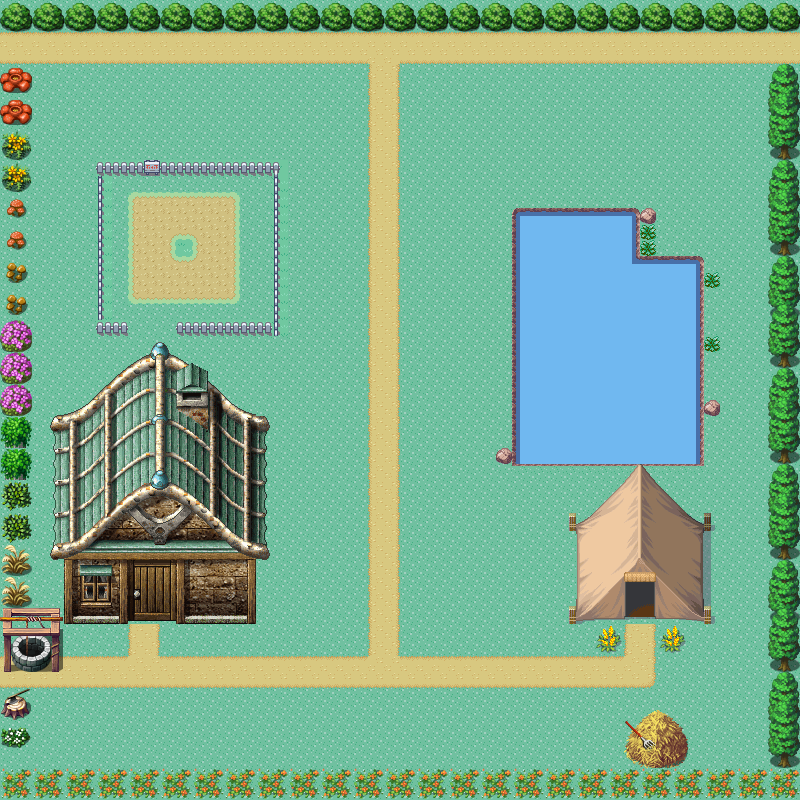

Below is a game level as drawn by its tile map, then a one-line description and the .tmx that defines it (tile-layer data replaced by summaries):
An orthogonal 50x50 tile map with 16x16 px tiles, 3 tile layers (meto, meto1, meto2), 7 tilesets and 47 objects (36x blocker, 4x start point, 2x sprite, home, rocks, ...).

<map version="1.0" tiledversion="1.1.4" orientation="orthogonal" renderorder="right-down" width="50" height="50" tilewidth="16" tileheight="16" infinite="0" nextobjectid="117">
 <tileset firstgid="1" name="外部草地1" tilewidth="16" tileheight="16" tilecount="576" columns="16">
  <image source="../images/外部草地1.png" width="256" height="576" />
 </tileset>
 <tileset firstgid="577" name="pic2197_VX" tilewidth="16" tileheight="16" tilecount="1024" columns="32">
  <image source="../images/pic2197_VX.png" width="512" height="512" />
 </tileset>
 <tileset firstgid="1601" name="pic451_户外地图" tilewidth="16" tileheight="16" tilecount="2528" columns="16">
  <image source="../images/pic451_户外地图.png" width="256" height="2528" />
 </tileset>
 <tileset firstgid="4129" name="外部1" tilewidth="16" tileheight="16" tilecount="2016" columns="48">
  <image source="../images/外部1.png" width="768" height="674" />
 </tileset>
 <tileset firstgid="6145" name="外部草地2" tilewidth="16" tileheight="16" tilecount="10480" columns="131">
  <image source="../images/外部草地2.png" width="2100" height="1280" />
 </tileset>
 <tileset firstgid="16625" name="pic2197_VX" tilewidth="16" tileheight="16" tilecount="1024" columns="32">
  <image source="../images/pic2197_VX.png" width="512" height="512" />
 </tileset>
 <tileset firstgid="17649" name="外部草地2" tilewidth="16" tileheight="16" tilecount="10480" columns="131">
  <image source="../images/外部草地2.png" width="2100" height="1280" />
 </tileset>
 <layer name="meto" width="50" height="50">
  <data>[2500 cells, 2500 non-empty, 169 distinct tile ids]</data>
 </layer>
 <layer name="meto1" width="50" height="50">
  <data>[2500 cells, 553 non-empty, 446 distinct tile ids]</data>
 </layer>
 <layer name="meto2" width="50" height="50">
  <data>[2500 cells, 260 non-empty, 20 distinct tile ids]</data>
 </layer>
 <objectgroup name="object">
  <object id="42" name="blocker" x="0" y="768" width="799" height="32" />
  <object id="43" name="blocker" x="770" y="64" width="29" height="704" />
  <object id="45" name="blocker" x="0" y="64" width="30.6667" height="704" />
  <object id="46" name="blocker" x="-82.5" y="-1" width="882" height="32" />
  <object id="48" name="blocker" x="568.333" y="511" width="23.6667" height="20.6667" />
  <object id="49" name="blocker" x="688" y="512" width="23" height="19.1667" />
  <object id="50" name="blocker" x="688.727" y="605.333" width="22.8788" height="18.1667" />
  <object id="51" name="blocker" x="568" y="605" width="24" height="18.5" />
  <object id="53" name="blocker" x="592" y="608" width="29" height="15.5" />
  <object id="55" name="blocker" x="576" y="545.5" width="16" height="44" />
  <object id="57" name="blocker" x="688" y="544" width="16" height="44" />
  <object id="60" name="blocker" x="592.5" y="512" width="95" height="16" />
  <object id="63" name="blocker" x="660.333" y="608" width="27.6667" height="15.5" />
  <object id="64" name="blocker" x="624" y="736.5" width="64" height="31" />
  <object id="65" name="blocker" x="32.5" y="608" width="31" height="64" />
  <object id="66" name="blocker" x="64" y="607.5" width="62" height="15.5" />
  <object id="68" name="blocker" x="176" y="608" width="79.5" height="15.5" />
  <object id="69" name="blocker" x="65.5" y="415.5" width="15.5" height="193.5" />
  <object id="70" name="blocker" x="238.75" y="415.75" width="17.5" height="192.5" />
  <object id="71" name="blocker" x="80.5" y="415.5" width="159.5" height="16.5" />
  <object id="75" name="start point" x="624" y="623.333" width="31.3333" height="32.6667">
   <properties>
    <property name="__name__" value="start_point_1" />
    <property name="state" value="rest_down" />
   </properties>
  </object>
  <object id="76" name="door" type="home" x="622.054" y="590" width="37.058" height="33.3333">
   <properties>
    <property name="start" value="start_point_1" />
    <property name="state" value="up" />
    <property name="world" value="town" />
   </properties>
  </object>
  <object id="83" name="door" type="rocks" x="800.304" y="31" width="29.3913" height="33.3333">
   <properties>
    <property name="start" value="start_point_3" />
    <property name="state" value="right" />
    <property name="world" value="town" />
   </properties>
  </object>
  <object id="84" name="door" type="forest" x="-29.1957" y="32.3333" width="29.3913" height="31.3333">
   <properties>
    <property name="start" value="start_point_2" />
    <property name="state" value="left" />
    <property name="world" value="town" />
   </properties>
  </object>
  <object id="85" name="start point" x="0.33335" y="31.6667" width="31.3333" height="32.6667">
   <properties>
    <property name="__name__" value="start_point_2" />
    <property name="state" value="rest_right" />
   </properties>
  </object>
  <object id="86" name="start point" x="768.333" y="31.6667" width="31.3333" height="32.6667">
   <properties>
    <property name="__name__" value="start_point_3" />
    <property name="state" value="rest_left" />
   </properties>
  </object>
  <object id="87" name="door" type="bighouse" x="129.304" y="588.333" width="46.3913" height="33.3333">
   <properties>
    <property name="start" value="start_point_4" />
    <property name="state" value="up" />
    <property name="world" value="town" />
   </properties>
  </object>
  <object id="88" name="start point" x="128.833" y="623.167" width="31.3333" height="32.6667">
   <properties>
    <property name="__name__" value="start_point_4" />
    <property name="state" value="rest_down" />
   </properties>
  </object>
  <object id="89" name="blocker" x="95.5" y="160" width="16.5" height="174.25" />
  <object id="90" name="blocker" x="272" y="160" width="13.6667" height="175" />
  <object id="92" name="blocker" x="111.5" y="159.5" width="161" height="16" />
  <object id="93" name="blocker" x="176.417" y="320.5" width="94.5833" height="14.5" />
  <object id="94" name="blocker" x="112" y="319.5" width="10.75" height="15" />
  <object id="95" name="blocker" x="512" y="208" width="16" height="256.667" />
  <object id="96" name="blocker" x="688" y="256.667" width="16" height="208" />
  <object id="97" name="blocker" x="640" y="208.667" width="16" height="47.3337" />
  <object id="98" name="blocker" x="528" y="206.667" width="112.667" height="16.6667" />
  <object id="99" name="blocker" x="528" y="448" width="159.334" height="16.6667" />
  <object id="100" name="blocker" x="496" y="448" width="16" height="16" />
  <object id="101" name="blocker" x="704" y="400" width="16" height="16" />
  <object id="102" name="blocker" x="704" y="336" width="16" height="16" />
  <object id="103" name="blocker" x="704" y="272" width="16" height="16" />
  <object id="105" name="blocker" x="659.667" y="624" width="24.6667" height="30.1667" />
  <object id="106" name="blocker" x="596.333" y="624" width="24.9167" height="28.6667" />
  <object id="112" name="sprite" gid="9975" x="168.667" y="262" width="32" height="32">
   <properties>
    <property name="__image__" value="1" />
    <property name="actor" value="2" />
    <property name="filename" value="3" />
    <property name="state" value="rest_down" />
   </properties>
  </object>
  <object id="115" name="sprite" gid="9975" x="58.6667" y="110.667" width="32" height="32">
   <properties>
    <property name="__image__" value="1" />
    <property name="actor" value="3" />
    <property name="filename" value="drama3" />
    <property name="state" value="rest_right" />
   </properties>
  </object>
  <object id="116" name="info" x="847" y="18.5" width="85" height="78">
   <properties>
    <property name="level" value="1" />
    <property name="world" value="探险家营地" />
   </properties>
  </object>
 </objectgroup>
</map>
